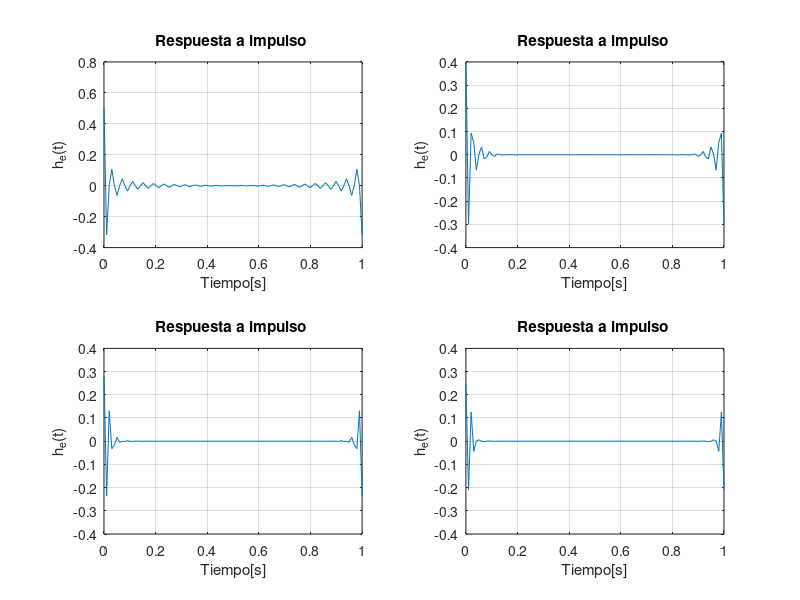

This figure's MATLAB source: (Note: this script raises an error after producing the figure.)
%1)%
alpha_v=[0,0.25,0.75,1];
f0=1; %ancho de banda ¿6?%
t=linspace(0,1/f0,100) ;
figure;
for k=1:length(alpha_v)
    alpha=alpha_v(k);
    B=f0*(alpha +1);
    f= linspace(-2*B,2*B,100);
    f1=f0*(1-alpha);
    f_delta=B-f0;
    he=zeros(1,length(f));
    for i = 1:length(f)
        fi=abs(f(i));
        if fi < f1
            he(i)= 1;
        elseif fi < B
            he(i)=0.5*(1+ cos((pi *(fi-f1))/(2*f_delta)));
        else
            he(i)=0;
        end
    end
    het=ifft(he);
    subplot(2,2,k);
    plot(t,het);
    title('Respuesta a impulso ')
    xlabel('Tiempo[s]');
    ylabel('h_e(t)');
    grid on;
end
sgtitle('Respuestas a impulso para diferente factores de roll-off');
figure;
for k=1:length(alpha_v)
    alpha=alpha_v(k);
    B=f0*(alpha + 1);
    f= linspace(-2*B,2*B,100);
    f1=f0*(1-alpha);
    f_delta=B-f0;
    he=zeros(1,length(f));
    for i = 1:length(f)
        fi=abs(f(i));
        if fi < f1
            he(i)= 1;
        elseif fi < B
            he(i)=0.5*(1+ cos(pi *(fi-f1)/(2*f_delta)));
        else
            he(i)=0;
        end
    end
    subplot(2,2,k);
    plot(f,he);
    title('Respuesta a frecuencia ')
    xlabel('Frecuencia(Hz)');
    ylabel('h_e(f)');
    grid on;
end
sgtitle('Respuestas a frecuencia para diferente factores de roll-off');

bits = 104;
bits_tx = randi([0 1], 1, bits);           
symbols = 2*bits_tx - 1;                   
sps = 8;                                   
fs = 100;                                 
T = 1;                                     
alpha_v = [0, 0.25, 0.75, 1]; 
snr_dB = 20;                               


for k = 1:length(alpha_v)
    alpha = alpha_v(k);
    span = 10; 
    rrc_filter = rcosdesign(alpha, span, sps);
    tx_upsampled = repelem(symbols, sps); 
    tx_filtered = conv(tx_upsampled, rrc_filter, 'same'); 
    tx_noisy = awgn(tx_filtered, snr_dB, 'measured');
    figure;
    eyediagram(tx_noisy, 2*sps);
    title(['Diagrama de ojo (α = ' num2str(alpha) ')']);
end